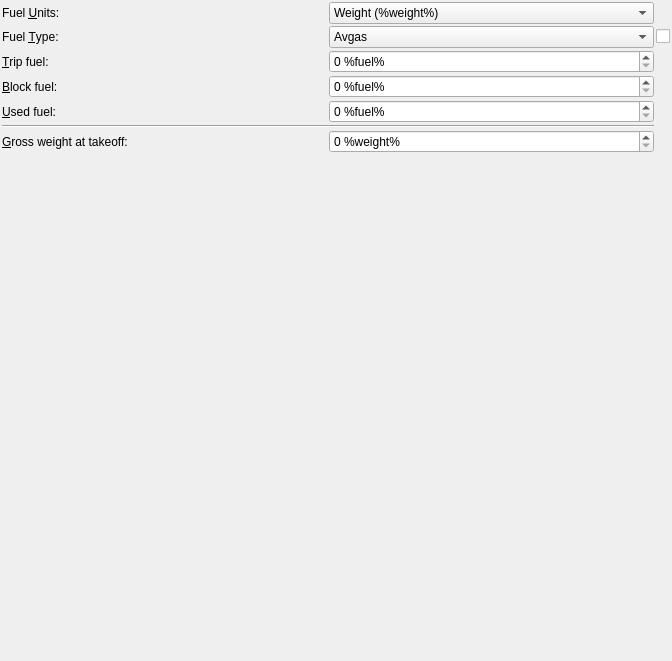
         <widget class="QWidget" name="scrollAreaWidgetContents_5">
          <property name="geometry">
           <rect>
            <x>0</x>
            <y>0</y>
            <width>672</width>
            <height>661</height>
           </rect>
          </property>
          <layout class="QGridLayout" name="gridLayout_11">
           <property name="leftMargin">
            <number>2</number>
           </property>
           <property name="topMargin">
            <number>2</number>
           </property>
           <property name="rightMargin">
            <number>2</number>
           </property>
           <property name="bottomMargin">
            <number>2</number>
           </property>
           <property name="spacing">
            <number>2</number>
           </property>
           <item row="0" column="0">
            <widget class="QLabel" name="labelFuelUnits">
             <property name="text">
              <string>Fuel &amp;Units:</string>
             </property>
             <property name="buddy">
              <cstring>comboBoxFuelUnits</cstring>
             </property>
            </widget>
           </item>
           <item row="0" column="1">
            <widget class="QComboBox" name="comboBoxFuelUnits">
             <item>
              <property name="text">
               <string>Weight (%weight%)</string>
              </property>
             </item>
             <item>
              <property name="text">
               <string>Volume (%volume%)</string>
              </property>
             </item>
            </widget>
           </item>
           <item row="1" column="0">
            <widget class="QLabel" name="labelFuelType">
             <property name="text">
              <string>Fuel &amp;Type:</string>
             </property>
             <property name="buddy">
              <cstring>comboBoxFuelType</cstring>
             </property>
            </widget>
           </item>
           <item row="1" column="1">
            <widget class="QComboBox" name="comboBoxFuelType">
             <item>
              <property name="text">
               <string>Avgas</string>
              </property>
             </item>
             <item>
              <property name="text">
               <string>Jetfuel</string>
              </property>
             </item>
            </widget>
           </item>
           <item row="1" column="2">
            <widget class="QCheckBox" name="checkBoxFuelType">
             <property name="sizePolicy">
              <sizepolicy hsizetype="Fixed" vsizetype="Fixed">
               <horstretch>0</horstretch>
               <verstretch>0</verstretch>
              </sizepolicy>
             </property>
             <property name="toolTip">
              <string>Check to change this field for all selected logbook entries</string>
             </property>
             <property name="text">
              <string/>
             </property>
            </widget>
           </item>
           <item row="2" column="0">
            <widget class="QLabel" name="labelFuelTrip">
             <property name="text">
              <string>&amp;Trip fuel:</string>
             </property>
             <property name="buddy">
              <cstring>spinBoxFuelTrip</cstring>
             </property>
            </widget>
           </item>
           <item row="2" column="1">
            <widget class="QSpinBox" name="spinBoxFuelTrip">
             <property name="toolTip">
              <string>Fuel needed for trip without reserves as calculated by aircraft performance</string>
             </property>
             <property name="showGroupSeparator" stdset="0">
              <bool>true</bool>
             </property>
             <property name="suffix">
              <string> %fuel%</string>
             </property>
             <property name="maximum">
              <number>1000000</number>
             </property>
             <property name="singleStep">
              <number>100</number>
             </property>
            </widget>
           </item>
           <item row="3" column="0">
            <widget class="QLabel" name="labelFuelBlock">
             <property name="text">
              <string>&amp;Block fuel:</string>
             </property>
             <property name="buddy">
              <cstring>spinBoxFuelBlock</cstring>
             </property>
            </widget>
           </item>
           <item row="3" column="1">
            <widget class="QSpinBox" name="spinBoxFuelBlock">
             <property name="toolTip">
              <string>Fuel to be loaded into aircraft as calculated by aircraft performance</string>
             </property>
             <property name="showGroupSeparator" stdset="0">
              <bool>true</bool>
             </property>
             <property name="suffix">
              <string> %fuel%</string>
             </property>
             <property name="maximum">
              <number>1000000</number>
             </property>
             <property name="singleStep">
              <number>100</number>
             </property>
            </widget>
           </item>
           <item row="4" column="0">
            <widget class="QLabel" name="labelFuelUsed">
             <property name="text">
              <string>&amp;Used fuel:</string>
             </property>
             <property name="buddy">
              <cstring>spinBoxFuelUsed</cstring>
             </property>
            </widget>
           </item>
           <item row="4" column="1">
            <widget class="QSpinBox" name="spinBoxFuelUsed">
             <property name="toolTip">
              <string>Actual used fuel from takeoff to touchdown</string>
             </property>
             <property name="showGroupSeparator" stdset="0">
              <bool>true</bool>
             </property>
             <property name="suffix">
              <string> %fuel%</string>
             </property>
             <property name="maximum">
              <number>1000000</number>
             </property>
             <property name="singleStep">
              <number>100</number>
             </property>
            </widget>
           </item>
           <item row="5" column="0" colspan="2">
            <widget class="Line" name="lineFuelWeight">
             <property name="orientation">
              <enum>Qt::Horizontal</enum>
             </property>
            </widget>
           </item>
           <item row="6" column="0">
            <widget class="QLabel" name="labelFuelGrossweight">
             <property name="text">
              <string>&amp;Gross weight at takeoff:</string>
             </property>
             <property name="buddy">
              <cstring>spinBoxFuelGrossweight</cstring>
             </property>
            </widget>
           </item>
           <item row="6" column="1">
            <widget class="QSpinBox" name="spinBoxFuelGrossweight">
             <property name="showGroupSeparator" stdset="0">
              <bool>true</bool>
             </property>
             <property name="suffix">
              <string> %weight%</string>
             </property>
             <property name="maximum">
              <number>1000000</number>
             </property>
             <property name="singleStep">
              <number>100</number>
             </property>
            </widget>
           </item>
           <item row="7" column="0">
            <spacer name="verticalSpacer">
             <property name="orientation">
              <enum>Qt::Vertical</enum>
             </property>
             <property name="sizeHint" stdset="0">
              <size>
               <width>20</width>
               <height>0</height>
              </size>
             </property>
            </spacer>
           </item>
          </layout>
         </widget>
